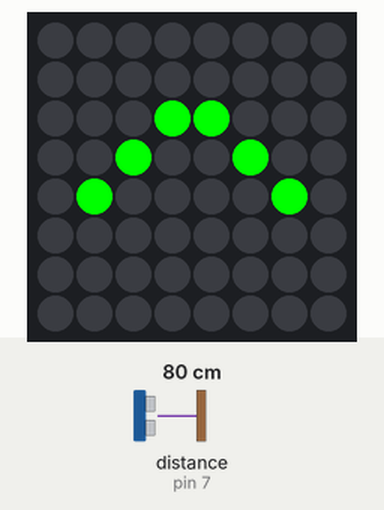
Simulated run of this sketch. Board: Arduino Uno, built with avr-gcc and run on an emulated ATmega328P. On the bench: 8×8 RGB LED matrix (first LED top left, wired row by row). Wiring (inferred from the names in the program): ultrasonic range finder: trigger pin 8; echo pin 7. Inputs (shaded band) come from the test bench; at power-on: distance to the obstacle (sensor on pin 7) 80 cm. The echo pulse lasts 58.3 µs per cm; random numbers use the default seed unless the sketch sets one.

Above: at 1.6 s.
1.7 s: distance to the obstacle (sensor on pin 7) set to 2 cm
At 3.1 s:
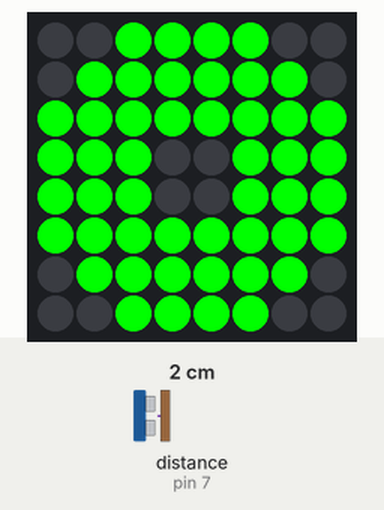
4.7 s: distance to the obstacle (sensor on pin 7) set to 28 cm
6.2 s: distance to the obstacle (sensor on pin 7) set to 34 cm
At 6.6 s:
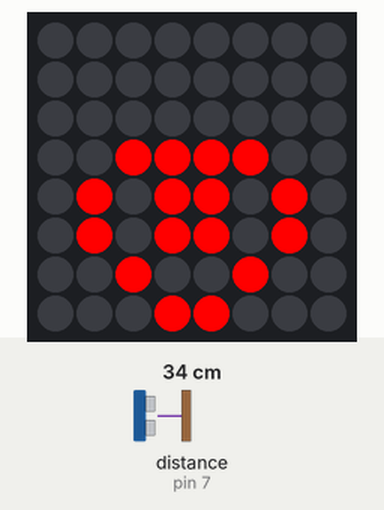
9.2 s: distance to the obstacle (sensor on pin 7) set to 250 cm
At 9.6 s:
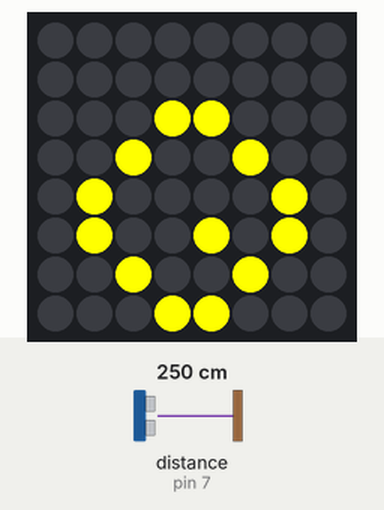
12.2 s: distance to the obstacle (sensor on pin 7) set to 35 cm
Timing chart, 0 to 15.2 s (numbered marks = the images above; inputs shaded):
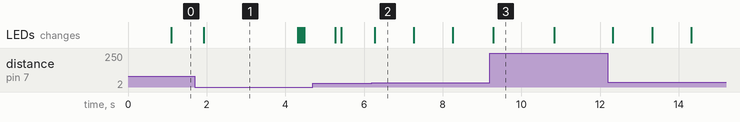

Measured:
- the behaviour switches between 30 and 31 cm on distance to the obstacle (sensor on pin 7) (found by bisection; images 1 and 2)
- what the display in image 1 shows lasts 2.4 s, from 1.9 s to 4.3 s
- what the display in image 2 shows lasts 1.0 s, from 6.3 s to 7.3 s
- what the display in image 3 shows lasts 1.5 s, from 9.3 s to 10.8 s

The sketch:

proxSensor.ino
```cpp
#include <Arduino.h>
#include <Wire.h>
#include <Adafruit_GFX.h>
#include <Adafruit_LEDBackpack.h>


#define MATRIX_EYES 0
#define echoPin 7 // Echo Pin
#define trigPin 8 // Trigger Pin
long distance, duration;
//Adafruit_BicolorMatrix matrix[1] = {Adafruit_BicolorMatrix() };
Adafruit_BicolorMatrix matrix = Adafruit_BicolorMatrix();
//static const uint8_t matrixAddr[] = { 0x70 };

//connecting VCC pin from sensor directly to 5V pin in Arduino makes it work but does not work well on breadboard

static const uint8_t PROGMEM // Bitmaps are stored in program memory
  gazingImg[][8] = {    // Eye animation frames
  { B00111100,         // Fully open eye
    B01111110,
    B11111111,
    B11111111,
    B11111111,
    B11111111,
    B01111110,
    B00111100 },
  { B00000000,
    B01111110,
    B11111111,
    B11111111,
    B11111111,
    B11111111,
    B01111110,
    B00111100 },
  { B00000000,
    B00000000,
    B00111100,
    B11111111,
    B11111111,
    B11111111,
    B00111100,
    B00000000 },
  { B00000000,
    B00000000,
    B00000000,
    B00111100,
    B11111111,
    B01111110,
    B00011000,
    B00000000 },
  { B00000000,         // Fully closed eye
    B00000000,
    B00000000,
    B00000000,
    B10000001,
    B01111110,
    B00000000,
    B00000000 } },
  emotionImg [] [8] = {
  { B00000000,
    B00000000,
    B00011000,
    B00100100,  //happy
    B01000010,
    B00000000,
    B00000000,
    B00000000},
  { B00000000,
    B00111100,
    B01000010,
    B01011010, //neutral
    B01011010,
    B01000010,
    B00111100,
    B00000000 },
  {B00000000,
   B00000000,
   B00000000,   //angry
   B00111100,
   B01011010,
   B01011010,
   B00100100,
   B00011000 },
  { B00000000,
    B00011000,
    B00100100,
    B01011010,    // surprised
    B01011010,
    B00100100,
    B00011000,
    B00000000 },
  {B00000000,
   B00000000,
   B00011000,
   B00100100,   //sad
   B01000010,
   B01001010,
   B00100100,
   B00011000 },
  { B01100110,
    B10011001,
    B10000001,
    B10011001,   //love
    B10011001,
    B01000010,
    B00100100,
    B00011000 },
  { B00000000,
    B00000000,
    B00000000,  //relaxed
    B00000000,
    B01000010,
    B00100100,
    B00011000,
    B00000000 } };

uint8_t
  blinkIndex[] = { 1, 2, 3, 4, 3, 2, 1 }, // Blink bitmap sequence
  blinkCountdown = 100, // Countdown to next blink (in frames)
  blinkCount = 0,
  gazeCountdown  =  75, // Countdown to next eye movement
  gazeFrames     =  50; // Duration of eye movement (smaller = faster)
int8_t
  eyeX = 3, eyeY = 3,   // Current eye position
  newX = 3, newY = 3,   // Next eye position
  dX   = 0, dY   = 0;   // Distance from prior to new position
boolean left = false;
boolean enterEmotions = false;
int underThirty = 0;
uint8_t emotionCounter = 300;
boolean firstEntry = false;

void setup() {
  // put your setup code here, to run once:
  //Serial.begin (9600);
  randomSeed(analogRead(A0));
  pinMode(trigPin, OUTPUT);
  pinMode(echoPin, INPUT);
 // matrix[0].begin(matrixAddr[0]);
  matrix.begin(0x70);         // adding the matrix begin lines makes the serial print for sensor stop working
  matrix.setRotation(3);
}

void loop() {
  // put your main code here, to run repeatedly:

 if(sensorReading() < 30) {
  underThirty++;

  if(underThirty > 10) {
  matrix.clear();
  matrix.drawBitmap(0, 0, gazingImg[(blinkCountdown < sizeof(blinkIndex)) ? blinkIndex[blinkCountdown] : 0], 8, 8, LED_GREEN);
  if (--blinkCountdown == 0 ) blinkCountdown = random(5, 180);

  if (--gazeCountdown <= gazeFrames) {
    matrix.fillRect(newX - (dX * gazeCountdown / gazeFrames), newY - (dY * gazeCountdown / gazeFrames), 2, 2, LED_OFF);
    if(gazeCountdown == 0 ) {
      eyeX = newX; eyeY = newY;
      if(left == false) {
        newX = 5;
        newY = 3;
        left = true;
      } else {
        newX = 3;
        newY = 3;
        left = false;
      }
      dX = newX - eyeX;
      dY = newY - eyeY;
      gazeFrames = random(3, 15);
      gazeCountdown = random(gazeFrames, 120);
      }
    } else {
      matrix.fillRect(eyeX, eyeY, 2, 2, LED_OFF);
      Serial.println(sensorReading());
    }
    matrix.writeDisplay();
    //enterEmotions = true;
    firstEntry = true;
  }
  } else {
    underThirty = 0;
    if (firstEntry == true) {
      emotionCounter = 3;
      firstEntry = false;
    }
    if(--emotionCounter == 0) {
      matrix.clear();
      int prevBlink = blinkCount;
      if (blinkCount == 0 || blinkCount == 3 || blinkCount ==6) {
          matrix.drawBitmap(0, 0, emotionImg[blinkCount], 8, 8, LED_GREEN);
      } else if ( blinkCount == 4 || blinkCount == 1) {
          matrix.drawBitmap(0, 0, emotionImg[blinkCount], 8, 8, LED_YELLOW);
      } else if (blinkCount == 2 || blinkCount == 5){
          matrix.drawBitmap(0, 0, emotionImg[blinkCount], 8, 8, LED_RED);
      }

      emotionCounter = 300;
      do {
          blinkCount = random(6);
      } while (blinkCount == prevBlink);
      /*
      if(enterEmotions == true) {
        matrix.writeDisplay();
        enterEmotions = false;
      }
      */
      matrix.writeDisplay();
    }
  }


 delay(20);
}

long sensorReading() {
  digitalWrite(trigPin, LOW);
 delayMicroseconds(2);

 digitalWrite(trigPin, HIGH);
 delayMicroseconds(10);

 digitalWrite(trigPin, LOW);
 duration = pulseIn(echoPin, HIGH);

 //Calculate the distance (in cm) based on the speed of sound.
 distance = duration/58.2;
 return distance;
}
```
